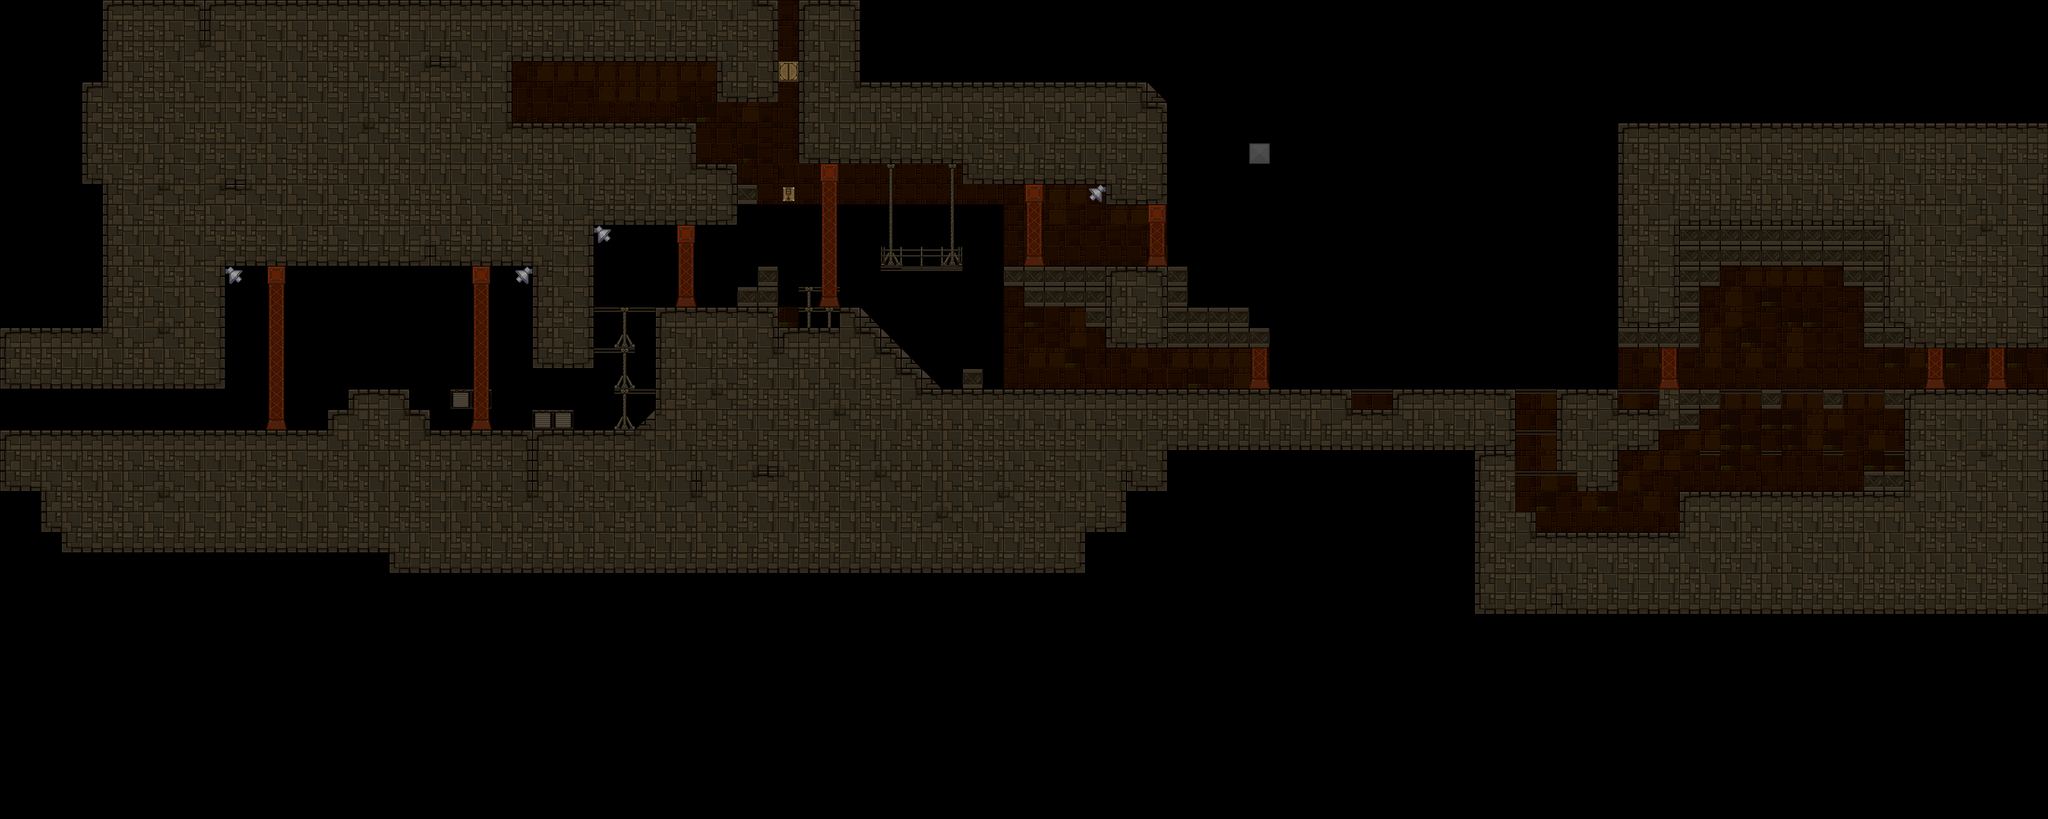

A 2D game scene composited from a Tiled map and its tileset images. What follows is a short description and the map's XML, with each tile layer's data collapsed to a summary:
An orthogonal 100x40 tile map with 32x32 px tiles, 5 tile layers (Background1, Background2, Background3, Foreground1, ...), 2 tilesets and 31 objects.

<map version="1.0" tiledversion="1.1.5" orientation="orthogonal" renderorder="right-down" width="100" height="40" tilewidth="32" tileheight="32" infinite="0" nextobjectid="50">
 <properties>
  <property name="unity:scale" value="0.03125" />
 </properties>
 <tileset firstgid="1" source="../../Tilesets/Example.tsx" />
 <tileset firstgid="31" source="../../Tilesets/lab.tsx" />
 <layer name="Background1" width="100" height="40">
  <properties>
   <property name="unity:sortingOrder" type="int" value="-3" />
  </properties>
  <data>[4000 cells, 0 non-empty, 0 distinct tile ids]</data>
 </layer>
 <layer name="Background2" width="100" height="40">
  <properties>
   <property name="unity:sortingOrder" type="int" value="-2" />
  </properties>
  <data>[4000 cells, 42 non-empty, 13 distinct tile ids]</data>
 </layer>
 <layer name="Background3" width="100" height="40">
  <properties>
   <property name="unity:sortingOrder" type="int" value="-1" />
  </properties>
  <data>[4000 cells, 340 non-empty, 24 distinct tile ids]</data>
 </layer>
 <layer name="Foreground1" width="100" height="40">
  <properties>
   <property name="unity:sortingOrder" type="int" value="3" />
  </properties>
  <data>[4000 cells, 1589 non-empty, 25 distinct tile ids]</data>
 </layer>
 <layer name="Foreground2" width="100" height="40">
  <properties>
   <property name="unity:sortingOrder" type="int" value="4" />
  </properties>
  <data>[4000 cells, 14 non-empty, 8 distinct tile ids]</data>
 </layer>
 <objectgroup name="walls">
  <properties>
   <property name="unity:layer" value="Obstacle" />
  </properties>
  <object id="12" x="0" y="608">
   <polyline points="0,0 0,64 512,64 512,32 544,32 544,0 640,0 640,32 672,32 672,64 992,64 1024,32 1024,-128 1152,-128 1152,-160 1184,-160 1184,-192 1216,-192 1216,-96 1232,-96 1248,-96 1312,-96 1312,-128 1344,-128 1472,0 2112,0" />
  </object>
  <object id="38" x="0" y="608">
   <polyline points="2368,192 2400,192 2400,224 2624,224 2624,160 2912,160 2912,128 2976,128 2976,0 3200,0 3200,-64 2912,-64 2912,-160 2880,-160 2880,-192 2688,-192 2688,-160 2656,-160 2656,-64 2528,-64 2528,-416 2656,-416 2656,-256" />
  </object>
  <object id="13" x="2432" y="608">
   <polyline points="0,0 0,160 96,160 96,96 160,96 160,64 224,64 224,32 256,32 256,0 160,0 160,32 96,32 96,0 0,0" />
  </object>
  <object id="14" x="2752" y="608">
   <polyline points="0,0 0,32 32,32 32,0 0,0" />
  </object>
  <object id="15" x="2848" y="608">
   <polyline points="0,0 0,32 32,32 32,0 0,0" />
  </object>
  <object id="16" x="1824" y="160">
   <polyline points="0,0 0,160 -96,160 -96,128 -320,128 -320,96 -576,96 -576,-160 -480,-160 -480,-32 -32,-32 0,0" />
  </object>
  <object id="17" x="1216" y="0">
   <polyline points="0,0 0,160 -96,160 -96,96 -416,96 -416,192 -128,192 -128,256 -64,256 -64,352 -128,352 -288,352 -288,416 -288,576 -384,576 -384,416 -864,416 -864,608 -1216,608" />
  </object>
  <object id="29" x="1152" y="320">
   <polyline points="0,0 32,0 32,-32 0,-32" />
  </object>
  <object id="32" x="1536" y="608">
   <polyline points="0,0 0,-32 -32,-32 -32,0" />
  </object>
  <object id="33" x="1568" y="416">
   <polyline points="0,0 0,32 32,32 32,64 128,64 128,96 160,96 160,128 256,128 416,128 416,96 384,96 384,64 288,64 288,0 0,0" />
  </object>
  <object id="39" x="2112" y="608">
   <polyline points="0,0 0,32 64,32 64,0 256,0 256,192" />
  </object>
  <object id="42" x="832" y="672">
   <polyline points="0,0 0,-32 64,-32 64,0" />
  </object>
  <object id="47" x="2944" y="608">
   <polyline points="0,0 0,32 32,32" />
  </object>
  <object id="48" x="2944" y="608">
   <polyline points="0,0 32,0" />
  </object>
  <object id="49" x="704" y="608">
   <polyline points="0,0 0,32 64,32 64,0 0,0" />
  </object>
 </objectgroup>
 <objectgroup name="JumpThru">
  <properties>
   <property name="unity:layer" value="Obstacle" />
   <property name="unity:tag" value="JumpThru" />
  </properties>
  <object id="18" x="2432" y="608">
   <polyline points="0,0 -64,0" />
  </object>
  <object id="19" x="2432" y="672">
   <polyline points="0,0 -64,0" />
  </object>
  <object id="20" x="2432" y="736">
   <polyline points="0,0 -64,0" />
  </object>
  <object id="21" x="2688" y="608">
   <polyline points="0,0 256,0" />
  </object>
  <object id="24" x="2656" y="704">
   <polyline points="0,0 32,0" />
  </object>
  <object id="25" x="2752" y="704">
   <polyline points="0,0 32,0" />
  </object>
  <object id="26" x="2848" y="704">
   <polyline points="0,0 32,0" />
  </object>
  <object id="27" x="2944" y="704">
   <polyline points="0,0 32,0" />
  </object>
  <object id="34" x="1408" y="416">
   <polyline points="-32,0 96,0" />
  </object>
  <object id="35" x="1024" y="480">
   <polyline points="0,0 -96,0" />
  </object>
  <object id="36" x="928" y="544">
   <polyline points="0,0 64,0" />
  </object>
  <object id="37" x="1024" y="608">
   <polyline points="0,0 -64,0" />
  </object>
  <object id="40" x="2176" y="608">
   <polyline points="0,0 -64,0" />
  </object>
  <object id="41" x="2592" y="608">
   <polyline points="0,0 -64,0" />
  </object>
  <object id="45" x="1248" y="448">
   <polyline points="0,0 64,0" />
  </object>
  <object id="46" x="1248" y="480">
   <polyline points="0,0 64,0" />
  </object>
 </objectgroup>
</map>
